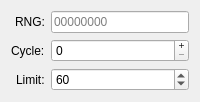
            <widget class="QWidget" name="widget" native="true">
             <layout class="QFormLayout" name="formLayout">
              <property name="labelAlignment">
               <set>Qt::AlignRight|Qt::AlignTrailing|Qt::AlignVCenter</set>
              </property>
              <item row="0" column="0">
               <widget class="QLabel" name="label">
                <property name="text">
                 <string>RNG:</string>
                </property>
               </widget>
              </item>
              <item row="0" column="1">
               <widget class="QLineEdit" name="rng">
                <property name="sizePolicy">
                 <sizepolicy hsizetype="Preferred" vsizetype="Fixed">
                  <horstretch>0</horstretch>
                  <verstretch>0</verstretch>
                 </sizepolicy>
                </property>
                <property name="inputMask">
                 <string extracomment="0">hhhhhhhh</string>
                </property>
                <property name="text">
                 <string/>
                </property>
                <property name="cursorPosition">
                 <number>8</number>
                </property>
                <property name="alignment">
                 <set>Qt::AlignJustify|Qt::AlignVCenter</set>
                </property>
                <property name="placeholderText">
                 <string notr="true">00000000</string>
                </property>
               </widget>
              </item>
              <item row="1" column="0">
               <widget class="QLabel" name="label_2">
                <property name="text">
                 <string>Cycle:</string>
                </property>
               </widget>
              </item>
              <item row="1" column="1">
               <widget class="QSpinBox" name="cycle">
                <property name="buttonSymbols">
                 <enum>QAbstractSpinBox::PlusMinus</enum>
                </property>
                <property name="accelerated">
                 <bool>true</bool>
                </property>
                <property name="keyboardTracking">
                 <bool>false</bool>
                </property>
                <property name="maximum">
                 <number>1000000</number>
                </property>
                <property name="singleStep">
                 <number>2</number>
                </property>
               </widget>
              </item>
              <item row="2" column="0">
               <widget class="QLabel" name="label_46">
                <property name="text">
                 <string>Limit:</string>
                </property>
               </widget>
              </item>
              <item row="2" column="1">
               <widget class="QSpinBox" name="limit">
                <property name="buttonSymbols">
                 <enum>QAbstractSpinBox::UpDownArrows</enum>
                </property>
                <property name="accelerated">
                 <bool>true</bool>
                </property>
                <property name="keyboardTracking">
                 <bool>false</bool>
                </property>
                <property name="minimum">
                 <number>1</number>
                </property>
                <property name="maximum">
                 <number>1000</number>
                </property>
                <property name="value">
                 <number>60</number>
                </property>
               </widget>
              </item>
             </layout>
            </widget>
